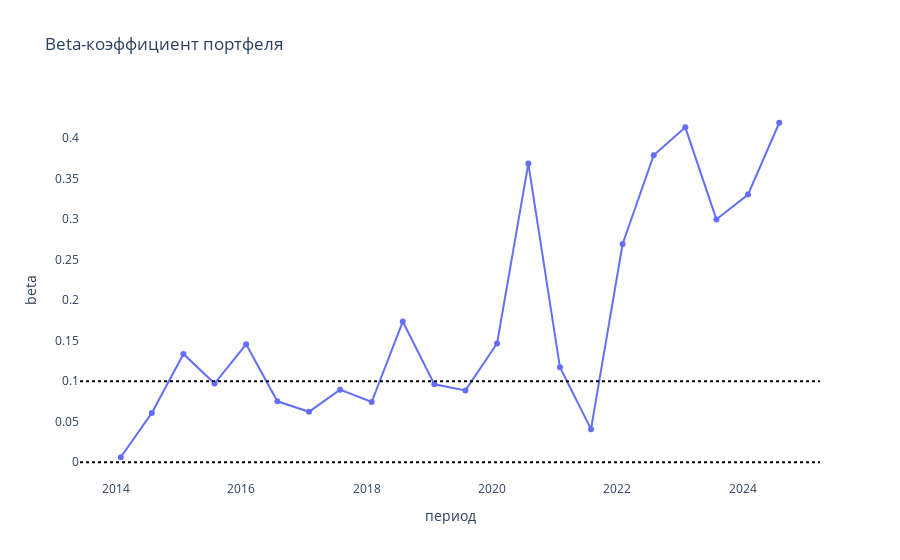

Source (notebook cell):
### Code cell
fig = go.Figure()
fig.add_trace(go.Scatter(y=data_portfel["beta"], x=data_portfel["period"], mode="lines+markers", name="Разница прогнозов, %"))
fig.add_hline(y=0, line_color='black', line_width=2, line_dash='dot')
fig.add_hline(y=0.1, line_color='black', line_width=2, line_dash='dot')
fig.update_layout(
        title="Beta-коэффициент портфеля",
        xaxis_title="период",
        yaxis_title="beta",
        plot_bgcolor="white",
        xaxis=dict(showgrid=True),
        yaxis=dict(showgrid=True),
    )
fig.show()

### Figure 1 — Plotly figure (JSON) as saved in the notebook; plotly's stock layout.template omitted (floating-point values rounded to 4 significant figures)
{"data": [{"mode": "lines+markers", "name": "Разница прогнозов, %", "type": "scatter", "x": ["2014-01-31", "2014-07-31", "2015-01-31", "2015-07-31", "2016-01-31", "2016-07-31", "2017-01-31", "2017-07-31", "2018-01-31", "2018-07-31", "2019-01-31", "2019-07-31", "2020-01-31", "2020-07-31", "2021-01-31", "2021-07-31", "2022-01-31", "2022-07-31", "2023-01-31", "2023-07-31", "2024-01-31", "2024-07-31"], "y": [0.006205, 0.0609, 0.1337, 0.09716, 0.1457, 0.07524, 0.06232, 0.08966, 0.07433, 0.1737, 0.09621, 0.08874, 0.1466, 0.3686, 0.1173, 0.04088, 0.2694, 0.379, 0.4134, 0.2998, 0.3304, 0.4191]}], "layout": {"plot_bgcolor": "white", "shapes": [{"line": {"color": "black", "dash": "dot", "width": 2}, "type": "line", "x0": 0, "x1": 1, "xref": "x domain", "y0": 0, "y1": 0, "yref": "y"}, {"line": {"color": "black", "dash": "dot", "width": 2}, "type": "line", "x0": 0, "x1": 1, "xref": "x domain", "y0": 0.1, "y1": 0.1, "yref": "y"}], "title": {"text": "Beta-коэффициент портфеля"}, "xaxis": {"showgrid": true, "title": {"text": "период"}}, "yaxis": {"showgrid": true, "title": {"text": "beta"}}}}
